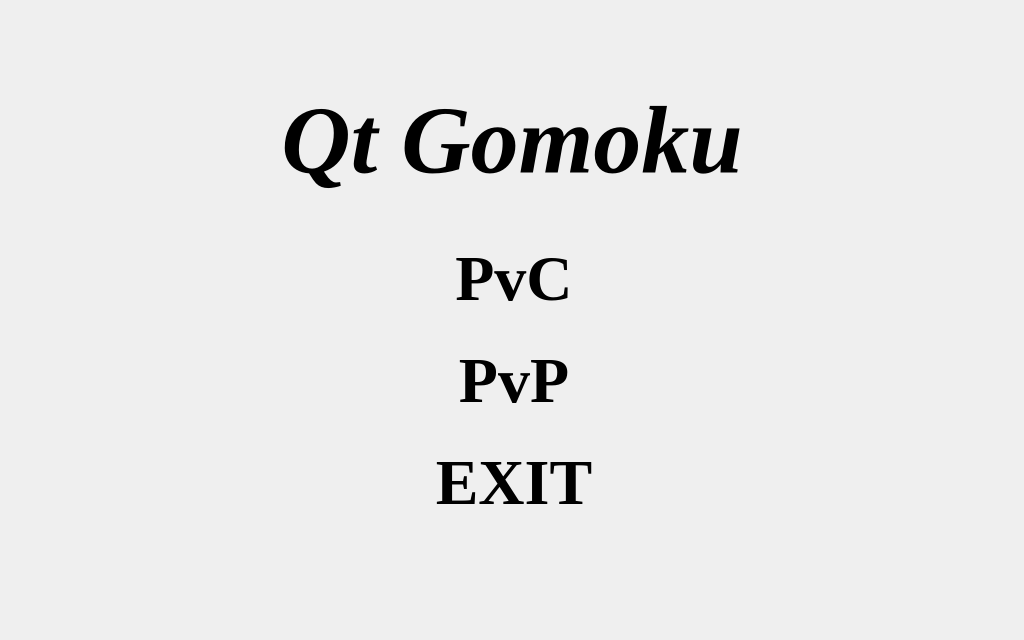
<?xml version="1.0" encoding="UTF-8"?>
<ui version="4.0">
 <class>MainWindowClass</class>
 <widget class="QMainWindow" name="MainWindowClass">
  <property name="geometry">
   <rect>
    <x>0</x>
    <y>0</y>
    <width>1024</width>
    <height>640</height>
   </rect>
  </property>
  <property name="windowTitle">
   <string>Qt Gomoku</string>
  </property>
  <property name="autoFillBackground">
   <bool>false</bool>
  </property>
  <property name="styleSheet">
   <string notr="true">background-image: url(:/MainWindow/picture/background.jpg)</string>
  </property>
  <widget class="QWidget" name="centralWidget">
   <widget class="QLabel" name="label">
    <property name="geometry">
     <rect>
      <x>256</x>
      <y>60</y>
      <width>512</width>
      <height>160</height>
     </rect>
    </property>
    <property name="font">
     <font>
      <family>Times New Roman</family>
      <pointsize>72</pointsize>
      <italic>true</italic>
      <bold>true</bold>
     </font>
    </property>
    <property name="styleSheet">
     <string notr="true">background: transparent;</string>
    </property>
    <property name="text">
     <string>Qt Gomoku</string>
    </property>
    <property name="scaledContents">
     <bool>true</bool>
    </property>
    <property name="alignment">
     <set>Qt::AlignCenter</set>
    </property>
   </widget>
   <widget class="QWidget" name="verticalWidget" native="true">
    <property name="geometry">
     <rect>
      <x>379</x>
      <y>211</y>
      <width>270</width>
      <height>340</height>
     </rect>
    </property>
    <property name="styleSheet">
     <string notr="true">background: transparent;</string>
    </property>
    <layout class="QVBoxLayout" name="verticalLayout">
     <item>
      <widget class="QPushButton" name="pvc">
       <property name="font">
        <font>
         <family>Times New Roman</family>
         <pointsize>48</pointsize>
         <italic>false</italic>
         <bold>true</bold>
        </font>
       </property>
       <property name="cursor">
        <cursorShape>OpenHandCursor</cursorShape>
       </property>
       <property name="mouseTracking">
        <bool>false</bool>
       </property>
       <property name="styleSheet">
        <string notr="true">background: transparent;</string>
       </property>
       <property name="text">
        <string>PvC</string>
       </property>
       <property name="iconSize">
        <size>
         <width>256</width>
         <height>80</height>
        </size>
       </property>
       <property name="checkable">
        <bool>false</bool>
       </property>
       <property name="flat">
        <bool>true</bool>
       </property>
      </widget>
     </item>
     <item>
      <widget class="QPushButton" name="pvp">
       <property name="font">
        <font>
         <family>Times New Roman</family>
         <pointsize>48</pointsize>
         <italic>false</italic>
         <bold>true</bold>
        </font>
       </property>
       <property name="cursor">
        <cursorShape>OpenHandCursor</cursorShape>
       </property>
       <property name="mouseTracking">
        <bool>false</bool>
       </property>
       <property name="styleSheet">
        <string notr="true">background: transparent;</string>
       </property>
       <property name="text">
        <string>PvP</string>
       </property>
       <property name="iconSize">
        <size>
         <width>256</width>
         <height>80</height>
        </size>
       </property>
       <property name="checkable">
        <bool>false</bool>
       </property>
       <property name="autoDefault">
        <bool>false</bool>
       </property>
       <property name="flat">
        <bool>true</bool>
       </property>
      </widget>
     </item>
     <item>
      <widget class="QPushButton" name="exit">
       <property name="font">
        <font>
         <family>Times New Roman</family>
         <pointsize>48</pointsize>
         <italic>false</italic>
         <bold>true</bold>
        </font>
       </property>
       <property name="cursor">
        <cursorShape>OpenHandCursor</cursorShape>
       </property>
       <property name="mouseTracking">
        <bool>false</bool>
       </property>
       <property name="styleSheet">
        <string notr="true">background: transparent;</string>
       </property>
       <property name="text">
        <string>EXIT</string>
       </property>
       <property name="iconSize">
        <size>
         <width>256</width>
         <height>80</height>
        </size>
       </property>
       <property name="checkable">
        <bool>false</bool>
       </property>
       <property name="flat">
        <bool>true</bool>
       </property>
      </widget>
     </item>
    </layout>
   </widget>
   <zorder>verticalWidget</zorder>
   <zorder>label</zorder>
  </widget>
 </widget>
 <layoutdefault spacing="6" margin="11"/>
 <resources>
  <include location="../../resource/mainwindow.qrc"/>
 </resources>
 <connections/>
</ui>
